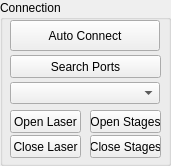
  <widget class="QGroupBox" name="groupBox">
   <property name="geometry">
    <rect>
     <x>3</x>
     <y>3</y>
     <width>171</width>
     <height>166</height>
    </rect>
   </property>
   <property name="title">
    <string>Connection</string>
   </property>
   <widget class="QPushButton" name="B_LS_AutoConnect">
    <property name="geometry">
     <rect>
      <x>10</x>
      <y>20</y>
      <width>150</width>
      <height>31</height>
     </rect>
    </property>
    <property name="text">
     <string>Auto Connect</string>
    </property>
   </widget>
   <widget class="QComboBox" name="CB_LS_COMPorts">
    <property name="geometry">
     <rect>
      <x>10</x>
      <y>82</y>
      <width>150</width>
      <height>22</height>
     </rect>
    </property>
   </widget>
   <widget class="QPushButton" name="B_LS_CloseLaser">
    <property name="geometry">
     <rect>
      <x>10</x>
      <y>135</y>
      <width>71</width>
      <height>23</height>
     </rect>
    </property>
    <property name="text">
     <string>Close Laser</string>
    </property>
   </widget>
   <widget class="QPushButton" name="B_LS_OpenStages">
    <property name="geometry">
     <rect>
      <x>90</x>
      <y>110</y>
      <width>71</width>
      <height>23</height>
     </rect>
    </property>
    <property name="text">
     <string>Open Stages</string>
    </property>
   </widget>
   <widget class="QPushButton" name="B_LS_OpenLaser">
    <property name="geometry">
     <rect>
      <x>10</x>
      <y>110</y>
      <width>71</width>
      <height>23</height>
     </rect>
    </property>
    <property name="text">
     <string>Open Laser</string>
    </property>
   </widget>
   <widget class="QPushButton" name="B_LS_CloseStages">
    <property name="geometry">
     <rect>
      <x>90</x>
      <y>135</y>
      <width>71</width>
      <height>23</height>
     </rect>
    </property>
    <property name="text">
     <string>Close Stages</string>
    </property>
   </widget>
   <widget class="QPushButton" name="B_LS_SearchPorts">
    <property name="geometry">
     <rect>
      <x>10</x>
      <y>55</y>
      <width>151</width>
      <height>23</height>
     </rect>
    </property>
    <property name="text">
     <string>Search Ports</string>
    </property>
   </widget>
  </widget>
